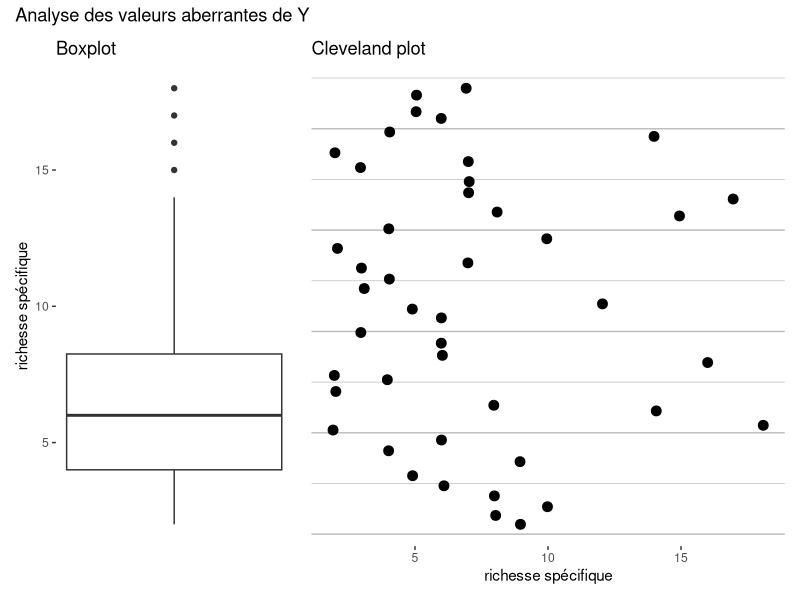
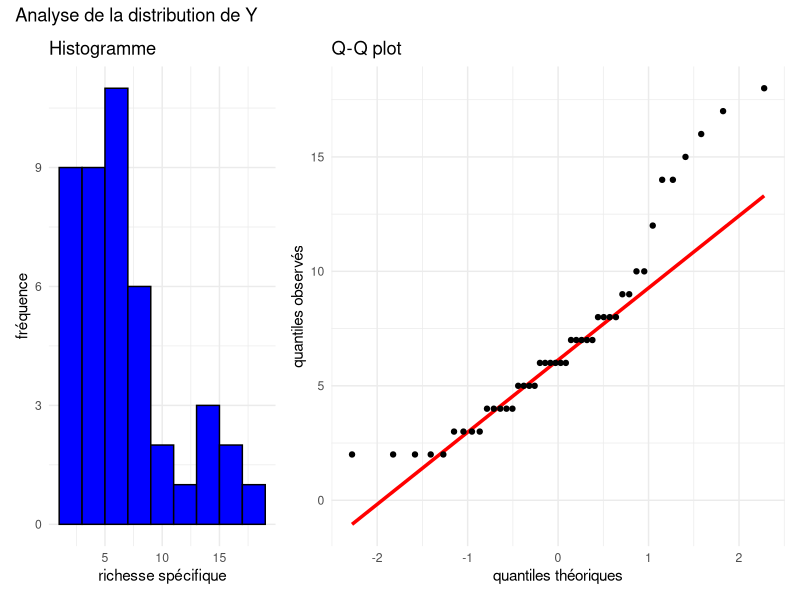
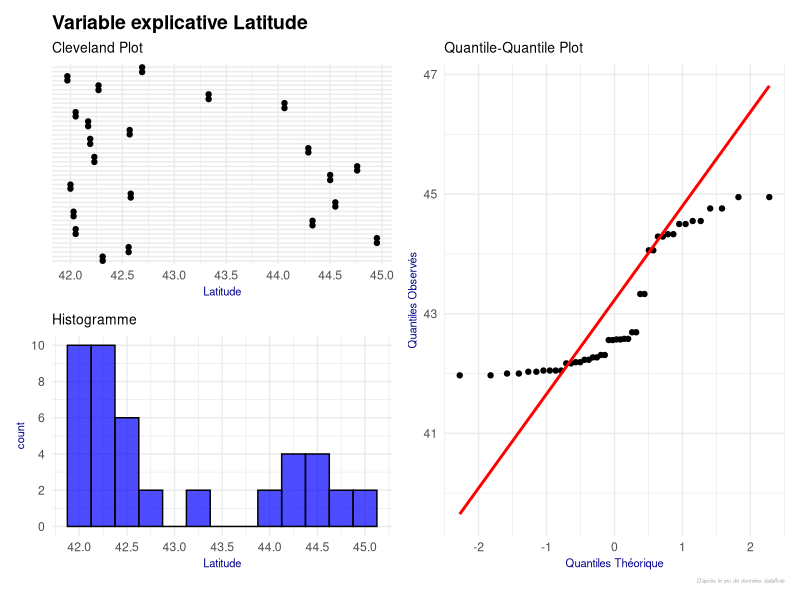
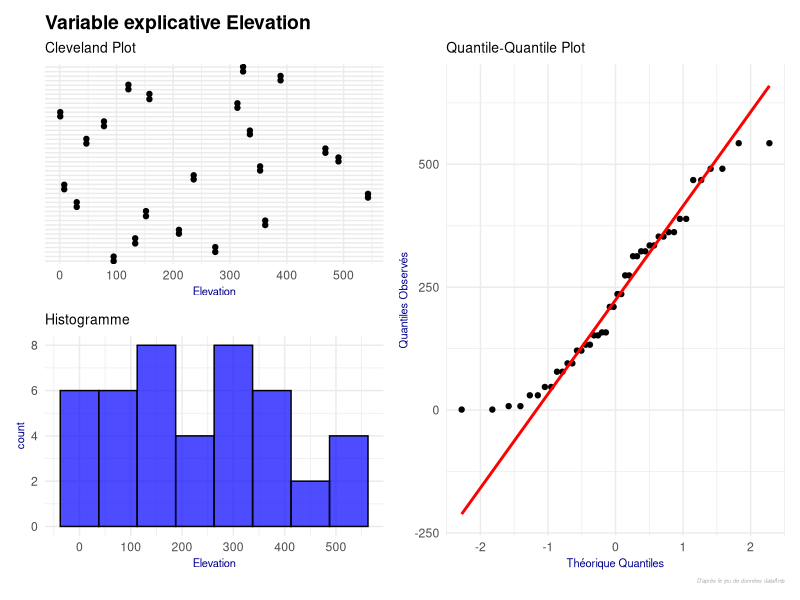
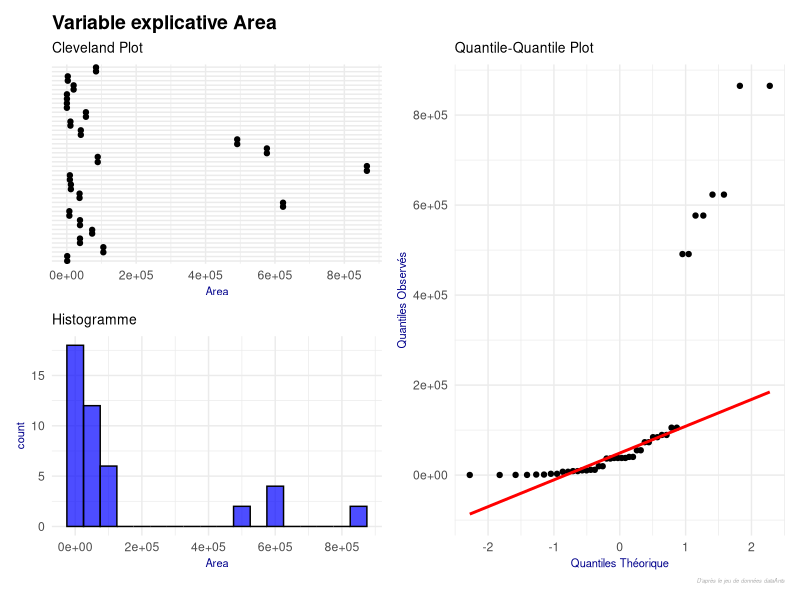
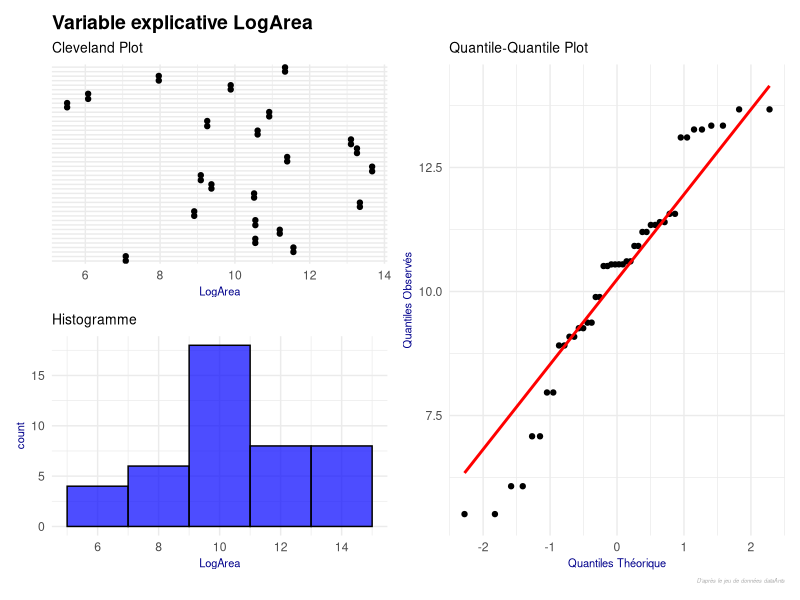

The R script that drew these images, in order:
## ---- chunk 1

#importation
dataAnts <- read.table("BogAnts.txt", dec=".", header = TRUE)

#Passer la localisation en facteur 
dataAnts$Location<-as.factor(dataAnts$Location)

#vérification du type des variables 
str(dataAnts)
## ---- chunk 2
library(ggplot2)
library(patchwork)
## ---- chunk 3

# Boxplot 
bp <- ggplot(data = dataAnts, aes(y = Nsp))+
  geom_boxplot()+
  labs(title = "Boxplot",
       y = "richesse spécifique")+
  theme(
    panel.background = element_rect(fill="white"),
    panel.grid.major = element_blank(),
    panel.grid.minor = element_blank(),
    axis.text.x = element_blank(),
    axis.ticks.x = element_blank()
  )

# Cleveland plot 
cp <- ggplot(data = dataAnts, aes(x = Nsp, y = 1:nrow(dataAnts)))+
  geom_jitter(width = 0.1, size = 3, color = "black")+
  labs(title = "Cleveland plot",
       x = "richesse spécifique")+
  theme(
    panel.background = element_rect(fill="white"),
    panel.grid.major.y = element_line(color="gray"),
    panel.grid.minor.y = element_line(color="gray"),
    panel.grid.major.x = element_blank(),
    panel.grid.minor.x = element_blank(),
    axis.text.y = element_blank(),
    axis.ticks.y = element_blank(),
    axis.title.y = element_blank(),
  )

## Affichage 
(bp + cp) + 
  plot_layout(widths = c(1, 2)) + 
  plot_annotation(title = "Analyse des valeurs aberrantes de Y")
## ---- chunk 4

# Histogramme 
hg <- ggplot(data = dataAnts, aes(x = Nsp))+
  geom_histogram(binwidth = 2, fill = "blue", color = "black")+
  theme_minimal()+
  labs(title = "Histogramme",
       x = "richesse spécifique",
       y = "fréquence")

qqp <- ggplot(data = dataAnts, aes(sample = Nsp))+
  geom_qq_line(color = "red", size = 1.2)+
  geom_qq()+
  theme_minimal()+
  labs(title = "Q-Q plot",
       x = "quantiles théoriques",
       y = "quantiles observés")

# Affichage
(hg + qqp) +
  plot_layout(widths = c(1, 2)) + 
  plot_annotation(title = "Analyse de la distribution de Y")

## ---- chunk 5
p1 <- ggplot(dataAnts) +
  aes(x=Latitude, y=factor(1:nrow(dataAnts), levels = 1:nrow(dataAnts))) + # Affichage avec classification
  geom_jitter(width=0, height=0.1) +
  scale_x_continuous(breaks = seq(41.5, 45, by = 0.5)) + # Valeurs de l'axe X
  labs(title = "Variable explicative Latitude",
       subtitle = "Cleveland Plot",
       x= "Latitude") +  # Titres
  theme_minimal() +
  theme(axis.text.y = element_blank(),   # Supprimer les étiquettes de l'axe Y
        axis.ticks.y = element_blank(),  # Supprimer les ticks de l'axe Y
        axis.title.y = element_blank(),  # Supprimer le titre de l'axe Y
        axis.title.x = element_text(size = 8, color = "darkblue"),
        plot.title = element_text(size = 14, face = "bold", color = "black"),
        plot.subtitle = element_text(size = 10, color = "black")
        )   

p2 <- ggplot(dataAnts) +
  aes(x = Latitude) +  # Utiliser Latitude sur l'axe X
  geom_histogram(binwidth = 0.25, fill = "blue", color = "black", alpha = 0.7) +  # Histogramme
  scale_x_continuous(breaks = seq(41.5, 45, by = 0.5)) +  # Valeurs de l'axe X
  scale_y_continuous(breaks = seq(0, 10, by = 2)) +  # Valeurs de l'axe X
  labs(subtitle = "Histogramme",
       x = "Latitude") +  # Titres
  theme_minimal() +  # Appliquer un thème minimal
  theme(
    axis.title.x = element_text(size = 8, color = "darkblue"), 
    axis.title.y = element_text(size = 8, color = "darkblue"),
    plot.subtitle = element_text(size = 10, color = "black")
  ) 

p3 <- ggplot(dataAnts, aes(sample = Latitude)) +
  labs(subtitle = "Quantile-Quantile Plot",
       caption = "D'après le jeu de données dataAnts",
       x = "Quantiles Théorique",
       y = "Quantiles Observés") +
  stat_qq() +  # Ajoute les points du Q-Q plot
  stat_qq_line(col = "red", size = 1) +  # Ajoute la ligne théorique
  theme_minimal() + # Applique un thème minimal
  theme(
    axis.title.x = element_text(size = 8, color = "darkblue"),
    axis.title.y = element_text(size = 8, color = "darkblue"),
    plot.title = element_text(size = 14, face = "bold", color = "black"),       
    plot.subtitle = element_text(size = 10, color = "black"),                  
    plot.caption = element_text(size = 4, face = "italic", color = "darkgrey") 
  ) 

(p1 / p2) | p3 + 
  plot_layout(guides = "collect")
## ---- chunk 6
p4 <- ggplot(dataAnts) +
  aes(x=Elevation, y=factor(1:nrow(dataAnts), levels = 1:nrow(dataAnts))) + # Affichage avec classification
  geom_jitter(width=0, height=0.1) +
  scale_x_continuous(breaks = seq(0, 545, by = 100)) + # Valeurs de l'axe X
  labs(title = "Variable explicative Elevation",
       subtitle = "Cleveland Plot",
       x= "Elevation") +  # Titres
  theme_minimal() +
  theme(axis.text.y = element_blank(),   # Supprimer les étiquettes de l'axe Y
        axis.ticks.y = element_blank(),  # Supprimer les ticks de l'axe Y
        axis.title.y = element_blank(),  # Supprimer le titre de l'axe Y
        axis.title.x = element_text(size = 8, color = "darkblue"),
        plot.title = element_text(size = 14, face = "bold", color = "black"),
        plot.subtitle = element_text(size = 10, color = "black")
        )   

p5 <- ggplot(dataAnts) +
  aes(x = Elevation) +  # Utiliser Elevation sur l'axe X
  geom_histogram(binwidth = 75, fill = "blue", color = "black", alpha = 0.7) +  # Histogramme
  scale_x_continuous(breaks = seq(0, 545, by = 100)) +  # Valeurs de l'axe X
  scale_y_continuous(breaks = seq(0, 10, by = 2)) +  # Valeurs de l'axe X
  labs(subtitle = "Histogramme",
       x = "Elevation") +  # Titres
  theme_minimal() +  # Appliquer un thème minimal
  theme(
    axis.title.x = element_text(size = 8, color = "darkblue"), 
    axis.title.y = element_text(size = 8, color = "darkblue"),
    plot.subtitle = element_text(size = 10, color = "black")
  ) 

p6 <- ggplot(dataAnts, aes(sample = Elevation)) +
  labs(subtitle = "Quantile-Quantile Plot",
       caption = "D'après le jeu de données dataAnts",
       x = "Théorique Quantiles",
       y = "Quantiles Observés") +
  stat_qq() +  # Ajoute les points du Q-Q plot
  stat_qq_line(col = "red", size = 1) +  # Ajoute la ligne théorique
  theme_minimal() + # Applique un thème minimal
  theme(
    axis.title.x = element_text(size = 8, color = "darkblue"),
    axis.title.y = element_text(size = 8, color = "darkblue"),
    plot.title = element_text(size = 14, face = "bold", color = "black"),       
    plot.subtitle = element_text(size = 10, color = "black"),                  
    plot.caption = element_text(size = 4, face = "italic", color = "darkgrey") 
  ) 

(p4 / p5) | p6 + 
  plot_layout(guides = "collect")

## ---- chunk 7
p4 <- ggplot(dataAnts) +
  aes(x=Area, y=factor(1:nrow(dataAnts), levels = 1:nrow(dataAnts))) + # Affichage avec classification
  geom_jitter(width=0, height=0.1) +
  scale_x_continuous(breaks = seq(0, 865000, by = 200000)) + # Valeurs de l'axe X
  labs(title = "Variable explicative Area",
       subtitle = "Cleveland Plot",
       x= "Area") +  # Titres
  theme_minimal() +
  theme(axis.text.y = element_blank(),   # Supprimer les étiquettes de l'axe Y
        axis.ticks.y = element_blank(),  # Supprimer les ticks de l'axe Y
        axis.title.y = element_blank(),  # Supprimer le titre de l'axe Y
        axis.title.x = element_text(size = 8, color = "darkblue"),
        plot.title = element_text(size = 14, face = "bold", color = "black"),
        plot.subtitle = element_text(size = 10, color = "black")
        )   

p5 <- ggplot(dataAnts) +
  aes(x = Area) +  # Utiliser Aera sur l'axe X
  geom_histogram(binwidth = 50000, fill = "blue", color = "black", alpha = 0.7) +  # Histogramme
  scale_x_continuous(breaks = seq(0, 865000, by = 200000)) +  # Valeurs de l'axe X
  scale_y_continuous(breaks = seq(0, 30, by = 5)) +  # Valeurs de l'axe X
  labs(subtitle = "Histogramme",
       x = "Area") +  # Titres
  theme_minimal() +  # Appliquer un thème minimal
  theme(
    axis.title.x = element_text(size = 8, color = "darkblue"), 
    axis.title.y = element_text(size = 8, color = "darkblue"),
    plot.subtitle = element_text(size = 10, color = "black")
  ) 

p6 <- ggplot(dataAnts, aes(sample = Area)) +
  labs(subtitle = "Quantile-Quantile Plot",
       caption = "D'après le jeu de données dataAnts",
       x = "Quantiles Théorique",
       y = "Quantiles Observés") +
  stat_qq() +  # Ajoute les points du Q-Q plot
  stat_qq_line(col = "red", size = 1) +  # Ajoute la ligne théorique
  theme_minimal() + # Applique un thème minimal
  theme(
    axis.title.x = element_text(size = 8, color = "darkblue"),
    axis.title.y = element_text(size = 8, color = "darkblue"),
    plot.title = element_text(size = 14, face = "bold", color = "black"),       
    plot.subtitle = element_text(size = 10, color = "black"),                  
    plot.caption = element_text(size = 4, face = "italic", color = "darkgrey") 
  ) 

(p4 / p5) | p6 + 
  plot_layout(guides = "collect")

## ---- chunk 8
dataAnts$LogArea<-log(dataAnts$Area)

p4 <- ggplot(dataAnts) +
  aes(x=LogArea, y=factor(1:nrow(dataAnts), levels = 1:nrow(dataAnts))) + # Affichage avec classification
  geom_jitter(width=0, height=0.1) +
  scale_x_continuous(breaks = seq(2, 15, by = 2)) + # Valeurs de l'axe X
  labs(title = "Variable explicative LogArea",
       subtitle = "Cleveland Plot",
       x= "LogArea") +  # Titres
  theme_minimal() +
  theme(axis.text.y = element_blank(),   # Supprimer les étiquettes de l'axe Y
        axis.ticks.y = element_blank(),  # Supprimer les ticks de l'axe Y
        axis.title.y = element_blank(),  # Supprimer le titre de l'axe Y
        axis.title.x = element_text(size = 8, color = "darkblue"),
        plot.title = element_text(size = 14, face = "bold", color = "black"),
        plot.subtitle = element_text(size = 10, color = "black")
        )   

p5 <- ggplot(dataAnts) +
  aes(x = LogArea) +  # Utiliser Aera sur l'axe X
  geom_histogram(binwidth = 2, fill = "blue", color = "black", alpha = 0.7) +  # Histogramme
  scale_x_continuous(breaks = seq(2, 15, by = 2)) +  # Valeurs de l'axe X
  scale_y_continuous(breaks = seq(0, 30, by = 5)) +  # Valeurs de l'axe X
  labs(subtitle = "Histogramme",
       x = "LogArea") +  # Titres
  theme_minimal() +  # Appliquer un thème minimal
  theme(
    axis.title.x = element_text(size = 8, color = "darkblue"), 
    axis.title.y = element_text(size = 8, color = "darkblue"),
    plot.subtitle = element_text(size = 10, color = "black")
  ) 

p6 <- ggplot(dataAnts, aes(sample = LogArea)) +
  labs(subtitle = "Quantile-Quantile Plot",
       caption = "D'après le jeu de données dataAnts",
       x = "Quantiles Théorique",
       y = "Quantiles Observés") +
  stat_qq() +  # Ajoute les points du Q-Q plot
  stat_qq_line(col = "red", size = 1) +  # Ajoute la ligne théorique
  theme_minimal() + # Applique un thème minimal
  theme(
    axis.title.x = element_text(size = 8, color = "darkblue"),
    axis.title.y = element_text(size = 8, color = "darkblue"),
    plot.title = element_text(size = 14, face = "bold", color = "black"),       
    plot.subtitle = element_text(size = 10, color = "black"),                  
    plot.caption = element_text(size = 4, face = "italic", color = "darkgrey") 
  ) 

(p4 / p5) | p6 + 
  plot_layout(guides = "collect")

## ---- chunk 9
summary(dataAnts$Location)
